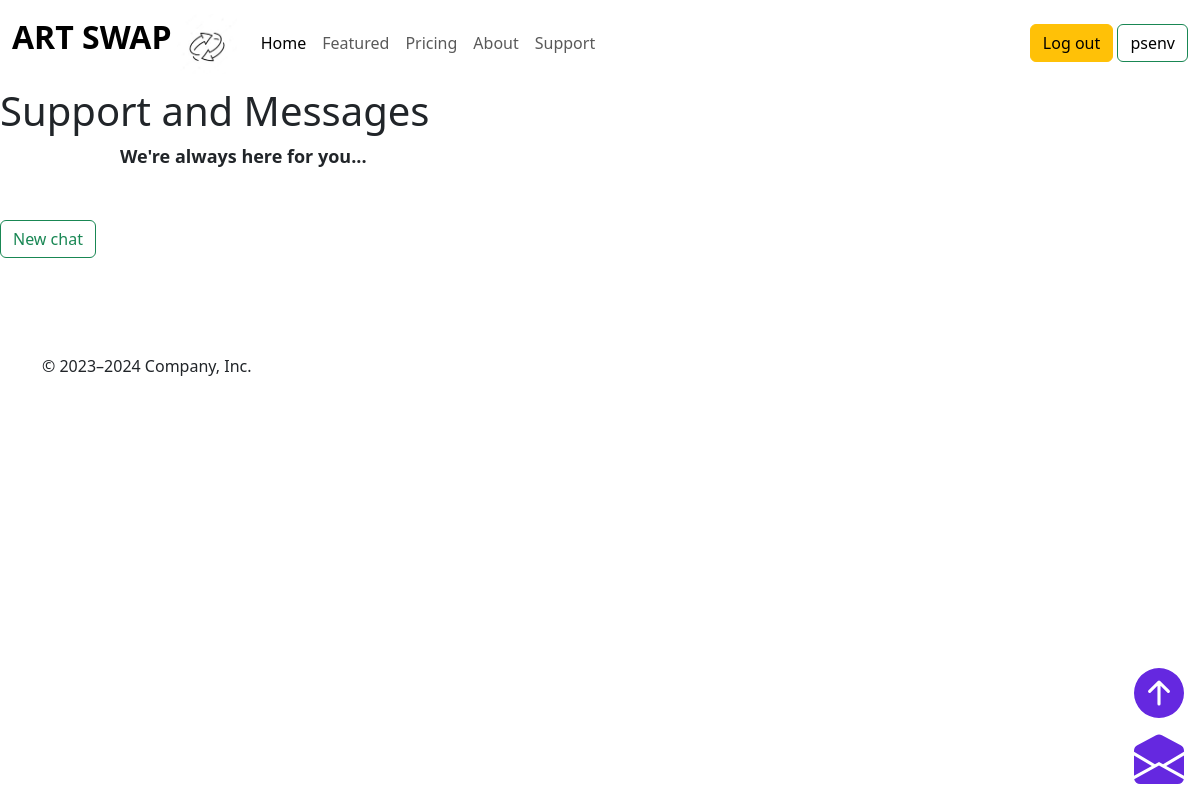
The page /support/ (signed in) on the database as committed earlier.
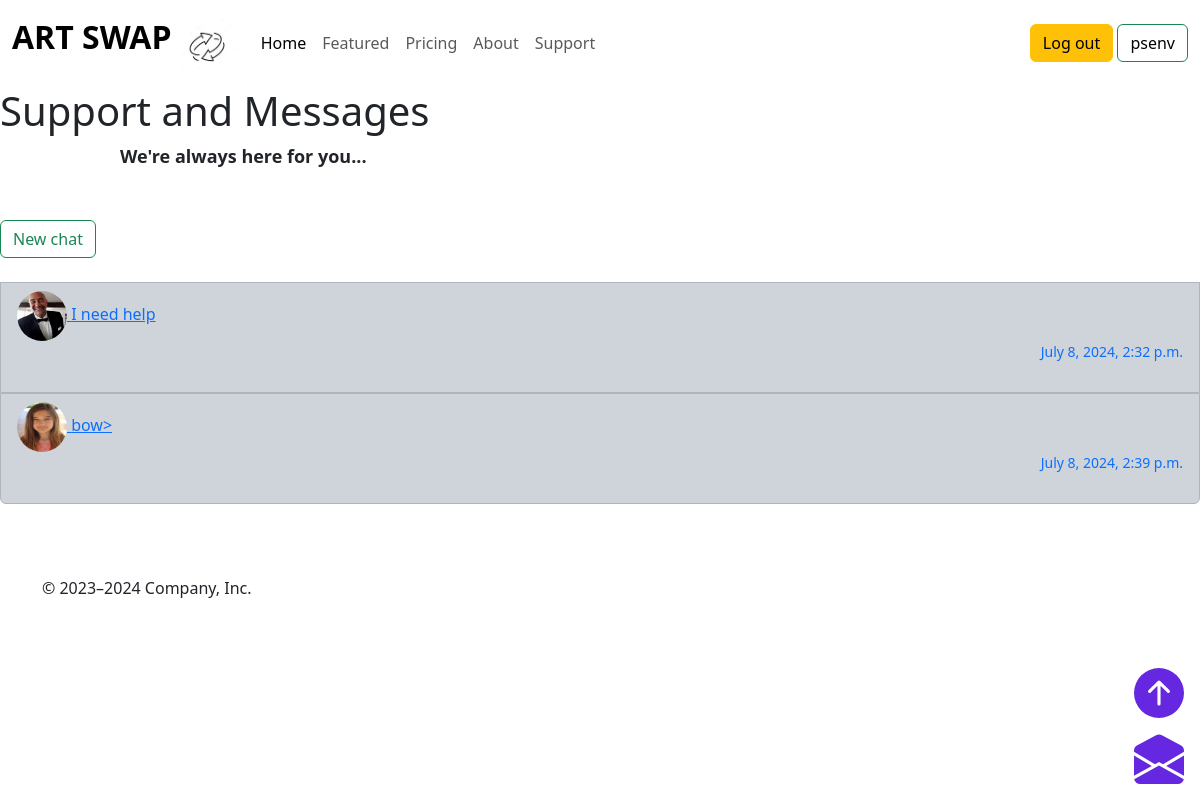
The same page on the database as committed later.
### base/models.py (models this page shows, shortened)
class Ticket(models.Model):
    ticket_id = models.CharField(max_length=20)
    subject = models.CharField(max_length=30)
    artist = models.ForeignKey(Artist, on_delete=models.CASCADE)
    support = models.ForeignKey(Support, on_delete=models.CASCADE)
    is_read= models.BooleanField(default=False)
    date_of_creation = models.DateTimeField(auto_now_add=True)

class Support(models.Model):
    name = models.CharField(max_length=30)
    location = models.CharField(max_length=20)
    pfp = models.ImageField(upload_to='images/')

### base/views.py (the view)
# urls.py: path('support/', views.support, name='support'),
def support(request):
    company_name = Company_name.objects.first()
    if request.user.is_authenticated:
        artist = Artist.objects.get(user = request.user)
        tickets = Ticket.objects.filter(artist = artist)
        context = {'artist':artist, 'company_name':company_name,'tickets':tickets}
        return render(request, 'base/support.html', context)
    else:
        return HttpResponseRedirect(reverse('base:login'))

### base/templates/base/support.html (shortened to what this page needs)
{% extends 'base/base.html' %}
{% load static %}
{%block content%}
<div>
    <div>
        <h1 class="about-us">
            Support and Messages
        </h1>
        <p class="principles-text">
            We're always here for you...
        </p>
    </div>
    <br>
    <div style="position: relative;">
        <button onclick="issue()" class="btn btn-outline-success">
            New chat
        </button>
    </div>
    <br>
    <ul class="list-group">
        {% for ticket in tickets %}
        <a class="links" href="{% url 'base:ticket' ticket.ticket_id %}">
            {% if ticket.is_read %}
            <li class="list-group-item list-group-item-dark">
                {% else %}
            <li class="list-group-item list-group-item-success">
                {% endif %}
                <img src="{{ticket.support.pfp.url}}" alt="" class="support_pfp">
                {{ticket.subject}} <br>
                <small class="datess"> {{ticket.date_of_creation}} </small>
        </a>
        {% endfor %}
    </ul>
    <br>
</div>
{%endblock%}

Rows that differ between the two databases and show on the page:
added Ticket: support.pfp (picture), subject "I need help", date_of_creation "July 8, 2024, 2:32 p.m."
added Ticket: support.pfp (picture), subject "bow>", date_of_creation "July 8, 2024, 2:39 p.m."
